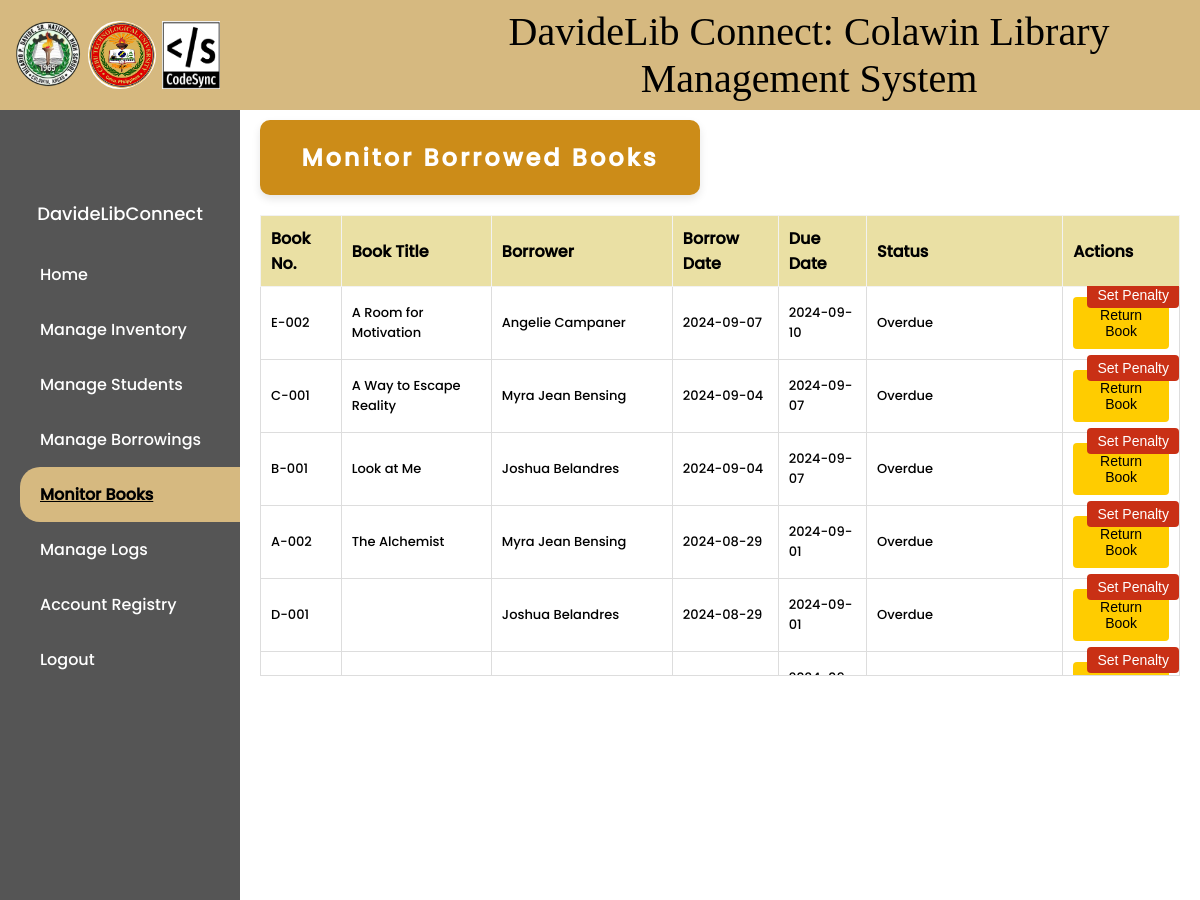
The app's page /monitor-borrowed-books/ (signed in, upper part), older data.
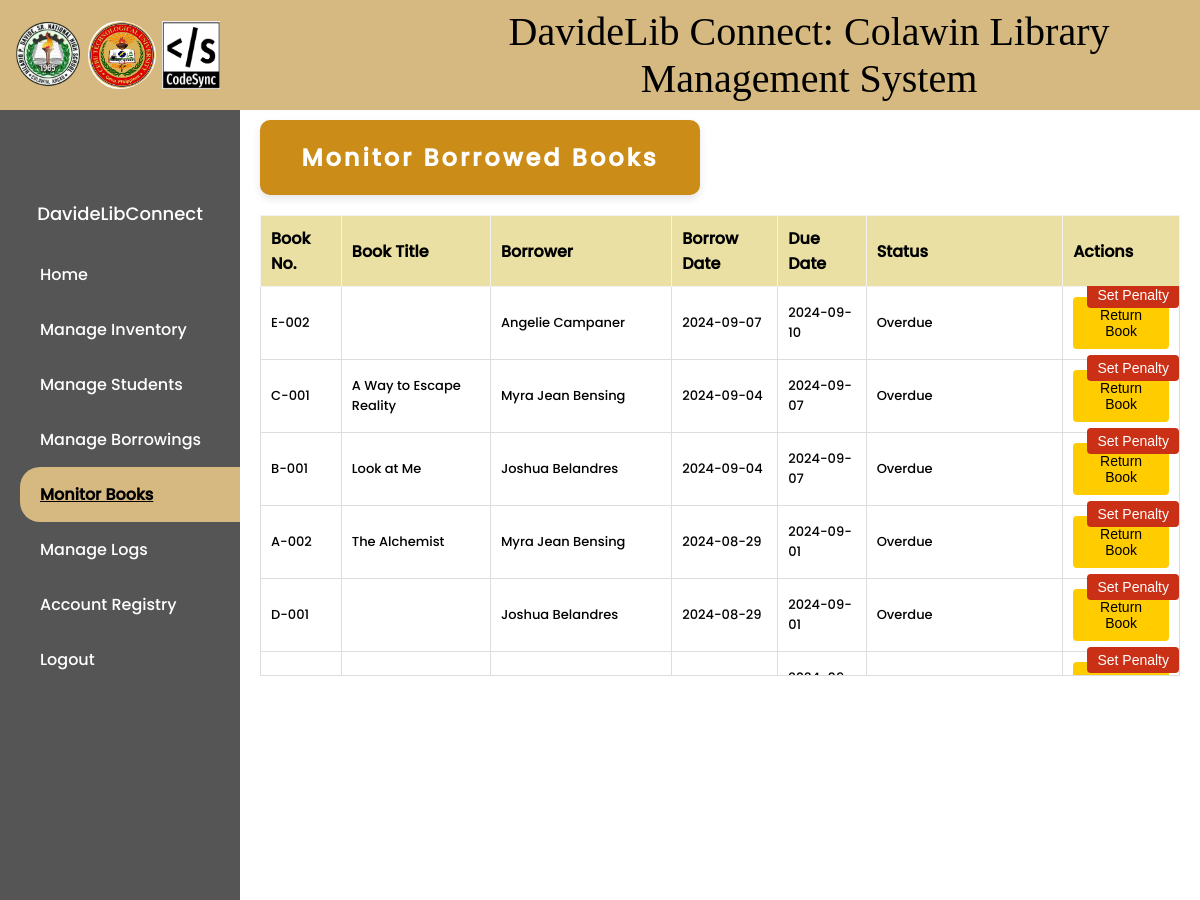
The same page, newer data.
### library/models.py (models this page shows, shortened)
class BorrowSlip(models.Model):
    slip_number = models.AutoField(primary_key=True)
    book_number = models.CharField(max_length=20, blank=True)
    book_title = models.CharField(max_length=200, blank=True)
    author = models.CharField(max_length=200, blank=True)
    category_number = models.IntegerField(blank=True, null=True)
    date_borrow = models.DateTimeField()
    borrower_uid_number = models.CharField(max_length=20)
    borrower_name = models.CharField(max_length=100, blank=True)
    due_date = models.DateTimeField()
    librarian_name = models.CharField(max_length=100)
    status = models.CharField(max_length=50, default='Borrowed')
    returned = models.BooleanField(default=False)  # Add this line
    penalty = models.CharField(max_length=255, blank=True, null=True)
    def save(self, *args, **kwargs):
        if self.book_number:
            try:
                book = BookInventory.objects.get(book_number=self.book_number)
                self.book_title = book.book_title
                self.author = book.author
            except BookInventory.DoesNotExist:
                self.book_title = ""
                self.author = ""
                self.category_number = None
        if self.borrower_uid_number:
            try:
                borrower = Borrower.objects.get(borrower_uid=self.borrower_uid_number)
                self.borrower_name = borrower.borrower_name
            except Borrower.DoesNotExist:
                self.borrower_name = ""
        super().save(*args, **kwargs)

### library/views.py (the view)
# urls.py: path('monitor-borrowed-books/', views.monitor_borrowed_books, name='monitor-borrowed-books'),
@login_required
def monitor_borrowed_books(request):
    borrow_slips = BorrowSlip.objects.order_by('returned', '-date_borrow')
    current_date = timezone.now().date()
    for slip in borrow_slips:
        if isinstance(slip.due_date, datetime):
            slip_due_date = slip.due_date.date()
        else:
            slip_due_date = slip.due_date
        if slip_due_date < current_date and not slip.returned:
            slip.status = 'Overdue'
        elif slip.returned:
            slip.status = 'Returned'
        else:
            slip.status = 'Borrowed'
        slip.save()  # Save the updated status
    return render(request, 'library/monitor_borrowed_books.html', {'borrow_slips': borrow_slips})

### library/context_processors.py (called while the page is built)
def navbar_context(request):
    username = None
    if request.user.is_authenticated:
        username = request.user.username
    return {'username': username}

### library/templates/library/monitor_borrowed_books.html (shortened to what this page needs)
{% extends 'main.html' %}
{% load static %}
{% block content %}
{% block css %}
    <link rel="stylesheet" type="text/css" href="{% static 'styles/monitor_borrowed_books.css' %}">
{% endblock %}
<div class="main-content">
    <div class="head">
        <h1>Monitor Borrowed Books</h1>
    </div>
    <div class="table-container">
    <table>
        <thead>
            <tr>
                <th>Book No.</th>
                <th>Book Title</th>
                <th>Borrower</th>
                <th>Borrow Date</th>
                <th>Due Date</th>
                <th>Status</th>
                <th>Actions</th>
            </tr>
        </thead>
        <tbody>
            {% for slip in borrow_slips %}
            <tr id="row-{{ slip.slip_number }}">
                <td>{{ slip.book_number }}</td>
            <td>{{ slip.book_title }}</td>
            <td>{{ slip.borrower_name }}</td>
            <td>{{ slip.date_borrow|date:"Y-m-d" }}</td>
            <td>{{ slip.due_date|date:"Y-m-d" }}</td>
            <td>
                {% if slip.penalty %}
                    <span class="penalty-status">UNRETURNED ({{ slip.penalty }})</span>
                {% elif slip.status == "Returned" %}
                    <span class="status-returned">RETURNED</span>
                {% else %}
                    {{ slip.status }}
                {% endif %}
            </td>
            <td id="actions-{{ slip.slip_number }}" style="position: relative; justify-content: space-between; align-items: center; gap: 10px;">
                {% if slip.status != 'Returned' %}
                    <button type="button"
                            data-slip-number="{{ slip.slip_number }}"
                            class="return-btn"
                            data-book-number="{{ slip.book_number }}"
                            onclick="openReturnBookModal(this)"
                            style="background-color: #ffcc00; color: black; border: none; padding: 10px 14px; text-align: center; text-decoration: none; display: inline-block; font-size: 14px; cursor: pointer; border-radius: 4px; position: relative; ">
                        Return Book
                    </button>
                    {% if slip.status == 'Overdue' %}
                        <button type="button" class="btn btn-warning"
                                data-slip-number="{{ slip.slip_number }}"
                                onclick="openPenaltyModal('{{ slip.slip_number }}')"
                            style="position: absolute; top:-5px; right: 0; padding: 5px 10px; background-color: #c93015; color: white; border: none; border-radius: 4px; cursor: pointer; font-size: 14px; ">
                            Set Penalty
                        </button>
                    {% endif %}
                {% else %}
                    NOT APPLICABLE
                {% endif %}
            </td>
            </tr>
            {% endfor %}
        </tbody>
    </table>
</div>
</div>
{% endblock %}

Row changes from the older to the newer data that the page shows:
changed BorrowSlip "Angelie Campaner": book_title "A Room for Motivation" → (not shown)
